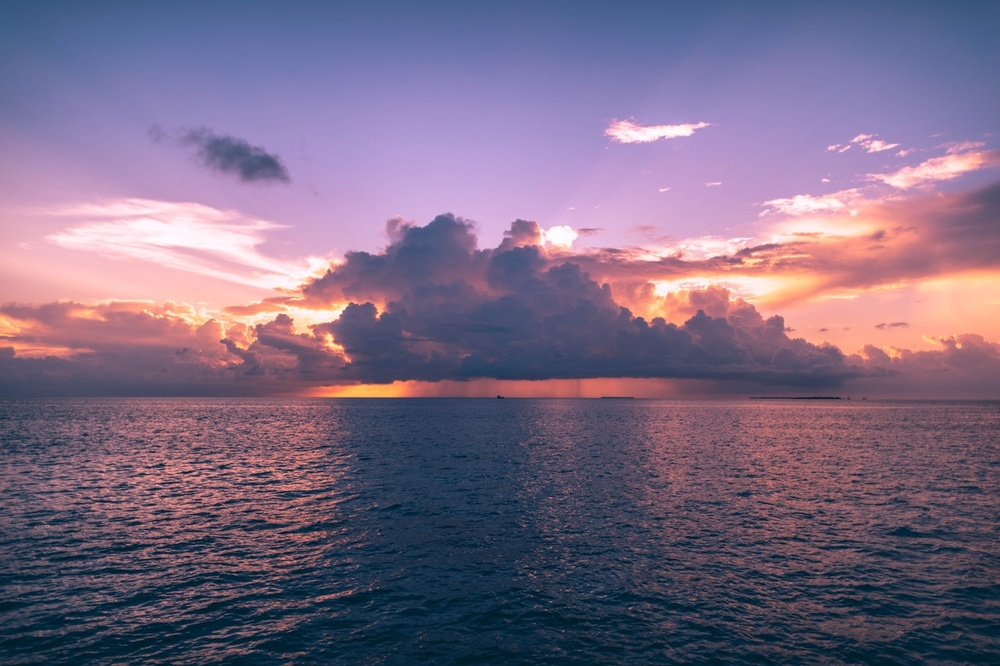
//> input picture sky.jpg, 1000 x 666 px, shrunk from 1280 x 853 before the run
$ ./12-image-processing-01-threshold-01   (built with g++ and OpenCV 4)
//> lines starting //> are read from the running program, lines starting //| are printed output that depends on the picture; after the words box and inside, x2 and y2 are one past the last pixel; in counts of white or black regions, pixels touching at a corner belong together
#include <iostream>
#include <opencv2/opencv.hpp>

using namespace std;
using namespace cv;


/*

1. 원형은 아래와 같다.
double threshold(inputArray src, OutputArray dst, double thresh, double maxval, int type);

2. type의 종류에는 BINARY(쓰레시홀드 기준으로 이진화), BINARY_INV, TRUNC(쓰레시홀드 밑으로 모두 0), TOZERO 등이 있다.

*/


int main()
{
	Mat img = imread("sky.jpg", IMREAD_GRAYSCALE);
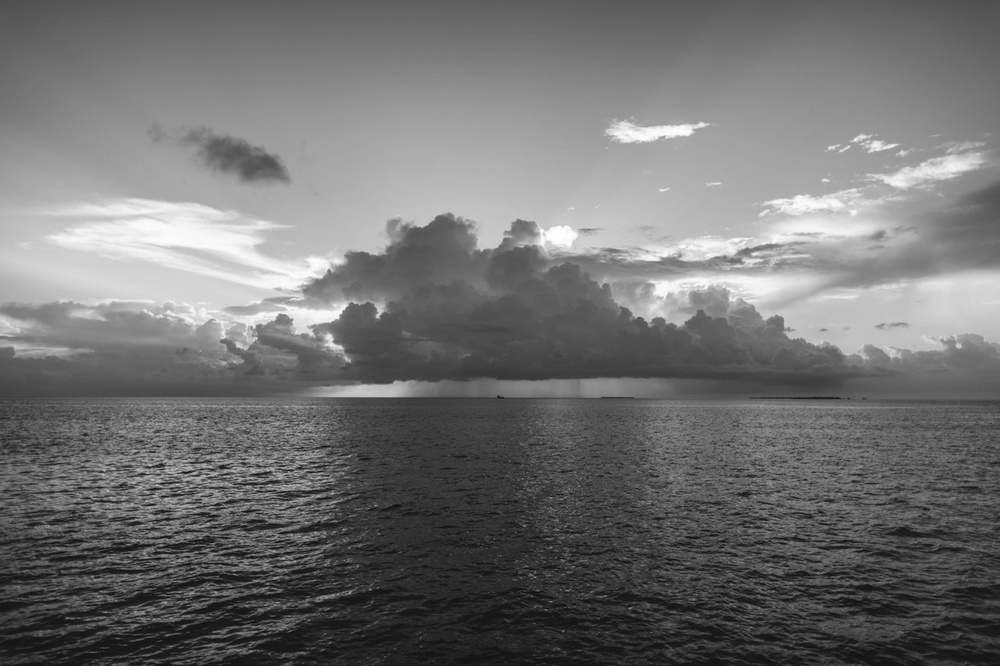
//> img: 666 rows x 1000 cols, CV_8UC1; min 12, max 255, mean 113.3
	Mat dst_img;
	double th1 = threshold(img, dst_img, 100, 255, THRESH_BINARY);
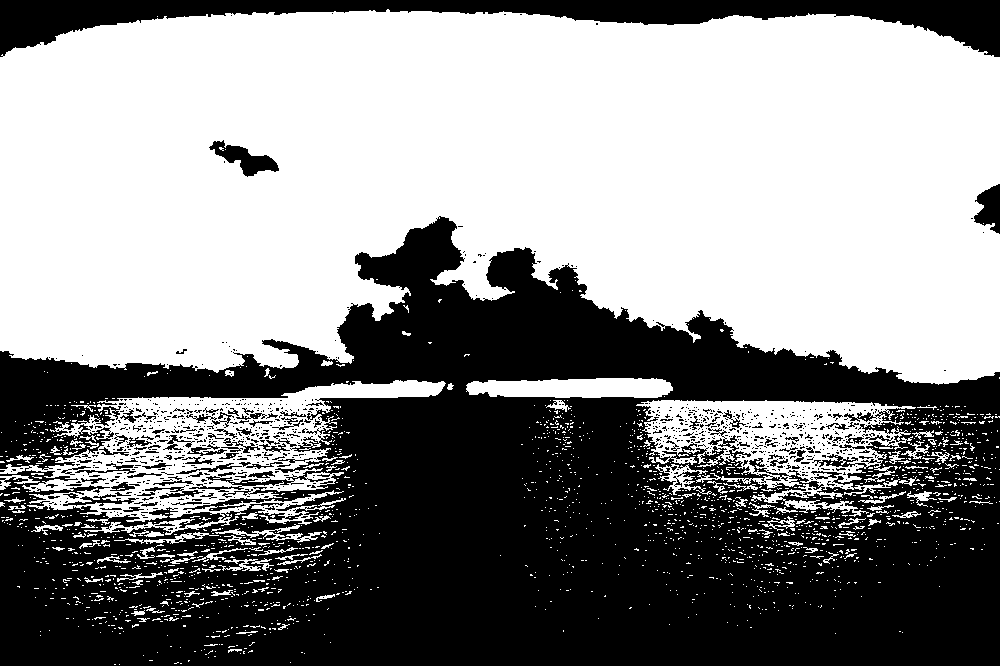
//> dst_img: 666 rows x 1000 cols, CV_8UC1; 55% white; 989 black regions (889 under 20 px), largest, box (x1, y1, x2, y2) and area: (0, 216, 1000, 666) 268055, (0, 0, 1000, 57) 21096, (209, 140, 279, 177) 1046
	Mat dst_img2;
	double th2 = threshold(img, dst_img2, 100, 255, THRESH_BINARY + THRESH_OTSU);
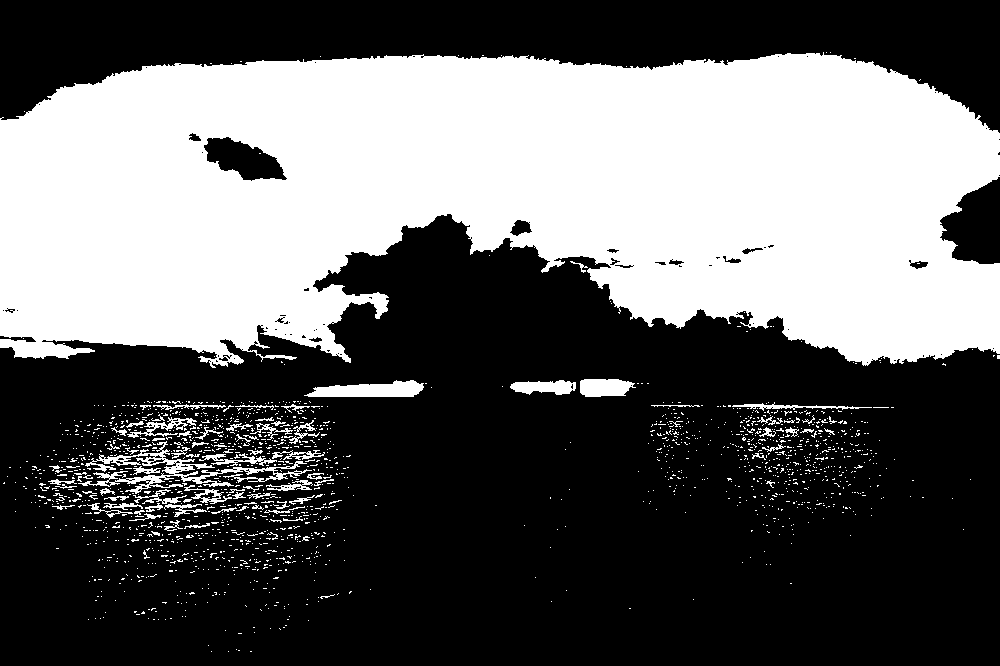
//> dst_img2: 666 rows x 1000 cols, CV_8UC1; 38.7% white; 1696 white regions (1607 under 20 px), largest, box (x1, y1, x2, y2) and area: (0, 52, 1000, 368) 241863, (78, 441, 312, 494) 2525, (304, 380, 424, 397) 1397
//> th2 = 123
	Mat dst_img3;
	double th3 = threshold(img, dst_img3, 100, 255, THRESH_BINARY_INV);

	imshow("img", img);
	imshow("dst_img", dst_img);
	imshow("dst_img2", dst_img2);
	imshow("dst_img3", dst_img3);

	waitKey(0);
	destroyAllWindows();
}

$ run again, with letters.jpg copied over sky.jpg
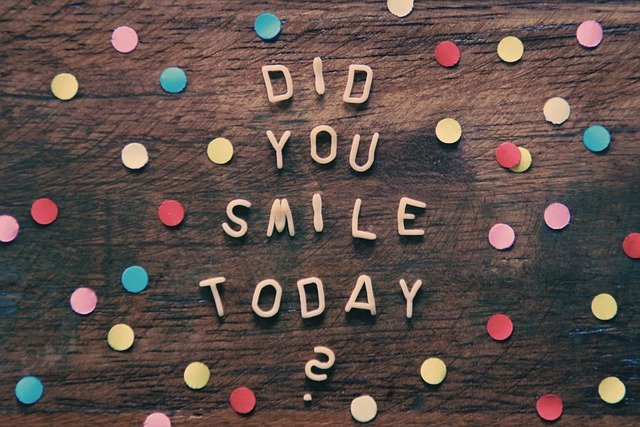
//> input picture letters.jpg, 640 x 427 px
//> `double th1 = threshold(img, dst_img, 100, 255, THRESH_BINARY);`:
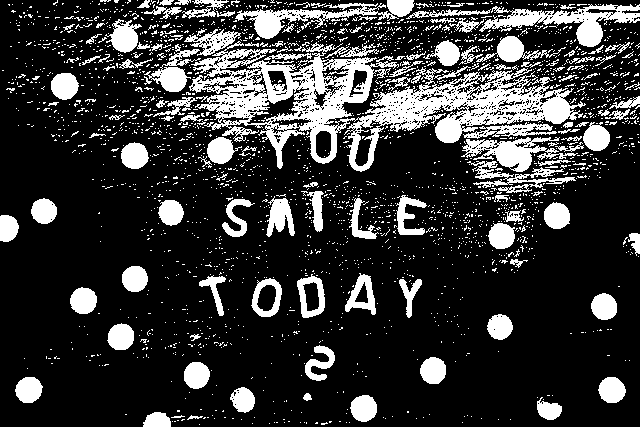
//> dst_img: 427 rows x 640 cols, CV_8UC1; 21.3% white; 2505 white regions (2362 under 20 px), largest, box (x1, y1, x2, y2) and area: (189, 41, 586, 172) 17393, (479, 4, 640, 47) 2461, (235, 0, 415, 39) 2102
//> `double th2 = threshold(img, dst_img2, 100, 255, THRESH_BINARY + THRESH..`:
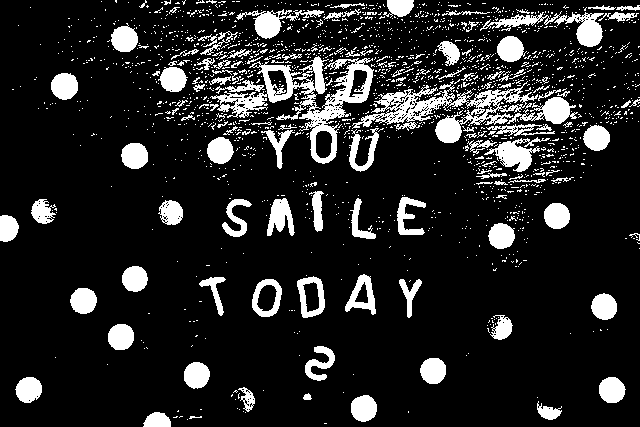
//> dst_img2: 427 rows x 640 cols, CV_8UC1; 14.5% white; 1807 white regions (1672 under 20 px), largest, box (x1, y1, x2, y2) and area: (210, 56, 374, 164) 4462, (352, 81, 538, 143) 3419, (480, 11, 604, 47) 1299
//> th2 = 113
